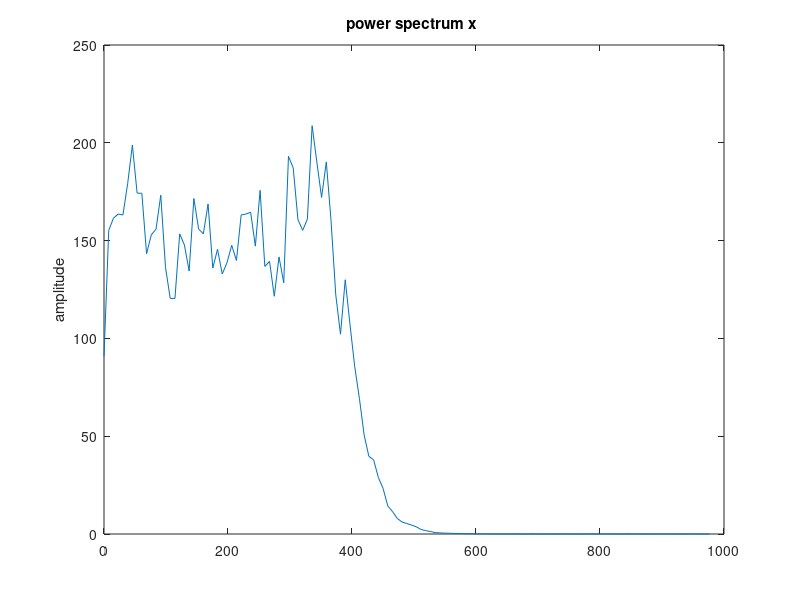
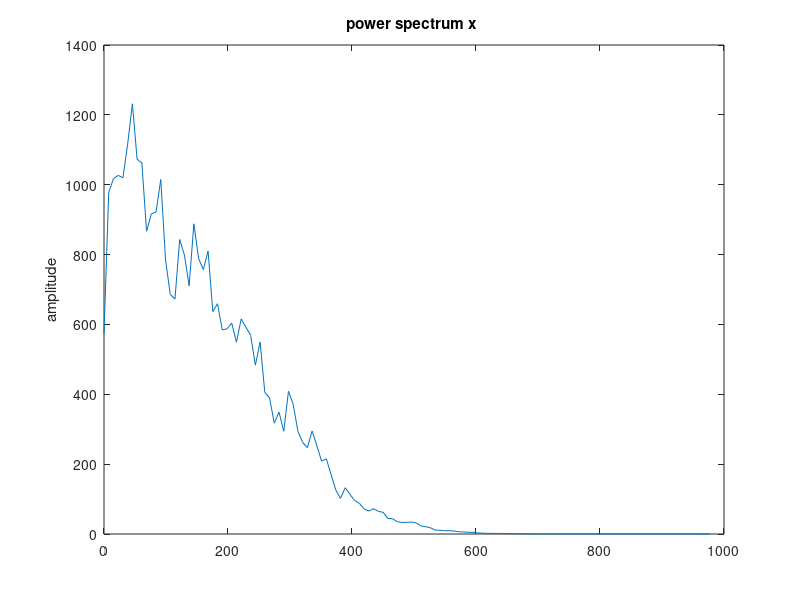

Source code (MATLAB) for these figures, in order:

% CIC testing
% N4_R4_M2
clear all
Fs = 7812;
t= 0:1/Fs:5.0 ;
y = randn(size(t)) ;

%CIC lowpass and decimate
int1 = y(1) ;
int2 = int1 ;
int3 = int1 ;
int4 = int1 ;
j = 1 ;
nIF = 4 ;
last_c1 = 0;
last_c2 = 0;
last_c3 = 0;
last_int4 = 0;
last2_c1 = 0;
last2_c2 = 0;
last2_c3 = 0;
last2_int4 = 0;
comb4 = zeros(1,length(t));

for i=1:length(y)
  int1 = int1 + y(i) ;
  int2 = int2 + int1 ;
  int3 = int3 + int2 ;
  int4 = int4 + int3 ;
  
  if (mod(i,nIF)==0)
    comb1 = int4 - last2_int4 ;
    comb2 = comb1 - last2_c1 ;
    comb3 = comb2 - last2_c2 ;
    comb4(j) = comb3 - last2_c3 ;
    
    last2_int4 = last_int4 ;
    last_int4 = int4 ;
    last2_c1 = last_c1 ;
    last_c1 = comb1;
    last2_c2 = last_c2 ;
    last_c2 = comb2;
    last2_c3 = last_c3 ;
    last_c3 = comb3;
    
    j = j + 1 ;
  end
end

% now plot the spectrum 
figure(2);clf
pwelch(comb4,[256],[],[],Fs/nIF);

% second order compensator to flatten CIC output
figure(1);clf;
[b,a] = cheby1(2, 8, 0.5);
out = filter(b,a,comb4) ;
pwelch(out,[256],[],[],Fs/nIF);;
